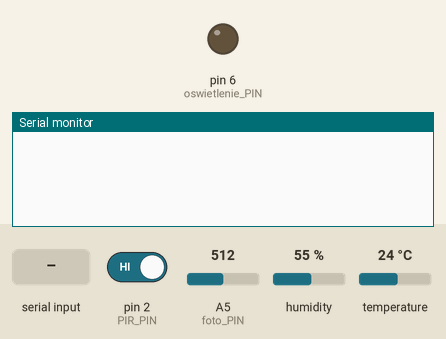
This sketch was run on a simulated Arduino Uno, built with avr-gcc and run on an emulated ATmega328P. Parts: output pins drawn as LEDs (lit = HIGH), the last lines printed to the serial monitor. The inputs (shaded band) are chosen by the test bench; at power-on: pin 2 (PIR_PIN) HIGH, A5 (foto_PIN) = 512, humidity 55 %, temperature 24 °C.

Above: at 1.2 s.
1.3 s: pin 2 (PIR_PIN) driven LOW
At 2.5 s:
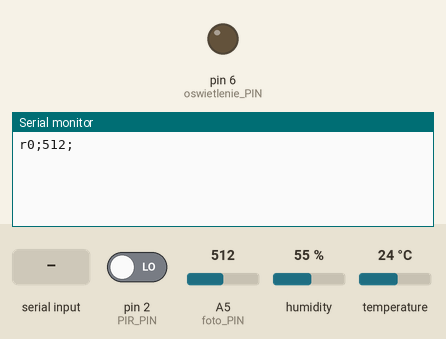
2.8 s: "t" received over Serial
At 3.8 s:
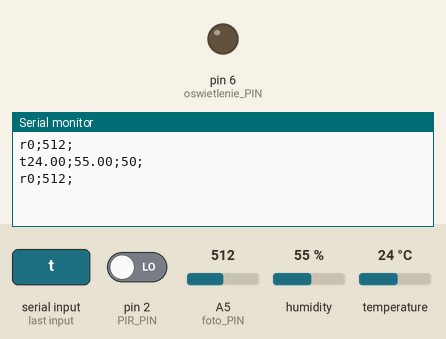

The sketch:

data_acquisition.ino
```cpp
#include "DHT.h"

DHT dht;        // Inicjalizacja czujnika DHT11

// Przypisanie pinow do których sa podlaczone wyprowadzenia odpowiednich czujników
  int dht_PIN= 5;       //pin cyfrowy
  int foto_PIN = 5;     // pin analogowy
  int MQ2_PIN_ANALOGOWY = 4;
  int MQ2_PIN_CYFROWY = 3;
  int PIR_PIN = 2;
  int oswietlenie_PIN = 6;

  int gaz;
  float wilgotnosc;
  float temperatura;
  int foto_dane;
  int ruch;
  String outputString = "";        // String przechowujący dane przychodzące
  char data[50];                   //Bufor używany do komunikacji
  bool stringComplete = false;     //Flaga zakończenia wiadomosci

  void odczyt();
  void zapis();
  void  wykrycie_zbocza_PIR();
  void mq2_alarm();

void setup()
{

   //delay(3*dht.getMinimumSamplingPeriod());
  pinMode(PIR_PIN, INPUT);   //ustawienie pinów Arduino jako wejście
  pinMode(foto_PIN, INPUT);
  pinMode(oswietlenie_PIN, OUTPUT);
  dht.setup(dht_PIN);
  outputString.reserve(100);
  attachInterrupt(digitalPinToInterrupt(PIR_PIN), wykrycie_zbocza_PIR, CHANGE); // Przerwanie. Gdy na pinie 2 wystąpi  zmiana stanu
                                                                                //   zostanie wykonana funkcja wykrycie_zbocza_PIR
 // attachInterrupt(digitalPinToInterrupt(MQ2_PIN_CYFROWY), mq2_alarm, LOW);
  Serial.begin(9600);

}


       ///// /////////     MAIN      ////////////////////
void loop()
{
  //Czekanie na odebraną wiadomość.
  if (stringComplete) {
      if(data[0]=='t'){
      odczyt();
      wykrycie_zbocza_PIR();
      }
      if(data[0]=='w'){
        zapis();
      }
      if(data[0]=='s'){
        wykrycie_zbocza_PIR();
      }

    //Czyszczenie bufora oraz zerowanie flagi zakończenia przesyłu wiadomości
    for( int x = 0; x < sizeof(data);  ++x ){
        data[x] = (char)0;
        stringComplete = false;
    }
  }
}

  // Przerwanie od UART
void serialEvent(){
 int i=0;
  do{
    // get the new byte:
         char inChar = (char)Serial.read();
         //Zapis do bufora danychzapis
          data[i] = inChar;

     i++;
     delay(10);
     }while((Serial.available()) );

     stringComplete = true;
}

void odczyt(){

  do{
   wilgotnosc =dht.getHumidity();
   temperatura =dht.getTemperature();
   foto_dane =analogRead(foto_PIN);
   gaz= analogRead(MQ2_PIN_ANALOGOWY);
   gaz=map(gaz, 0, 1023,0 ,100);
      }while(dht.getStatusString() == "TIMEOUT");

outputString += "t";
outputString += temperatura;
outputString += ';';
outputString += wilgotnosc;
outputString += ';';
outputString += gaz;
outputString += ';';
Serial.println(outputString);

           outputString = "";
}

void zapis(){
oswietlenie_PIN==data[1];
}

void  wykrycie_zbocza_PIR(){

ruch = digitalRead(PIR_PIN);
foto_dane =analogRead(foto_PIN);

outputString += "r";
outputString += ruch;
outputString += ';';
outputString += foto_dane;
outputString += ';';
Serial.println(outputString);

           outputString = "";
}

void mq2_alarm(){
  //Wykryto alarm czujnika dymu.
outputString += "a";
  Serial.println(outputString);
           outputString = "";
  }
```

Measured:
- after the input at 1.3 s, the serial monitor: prints a new line at once (image 1)
- after the input at 2.8 s, the serial monitor: prints a new line at once (image 2)
